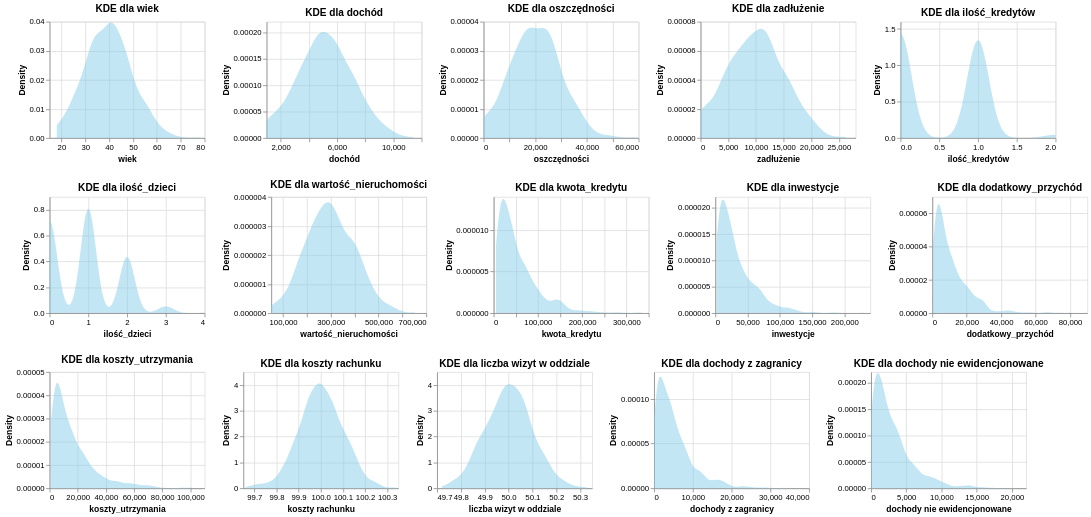
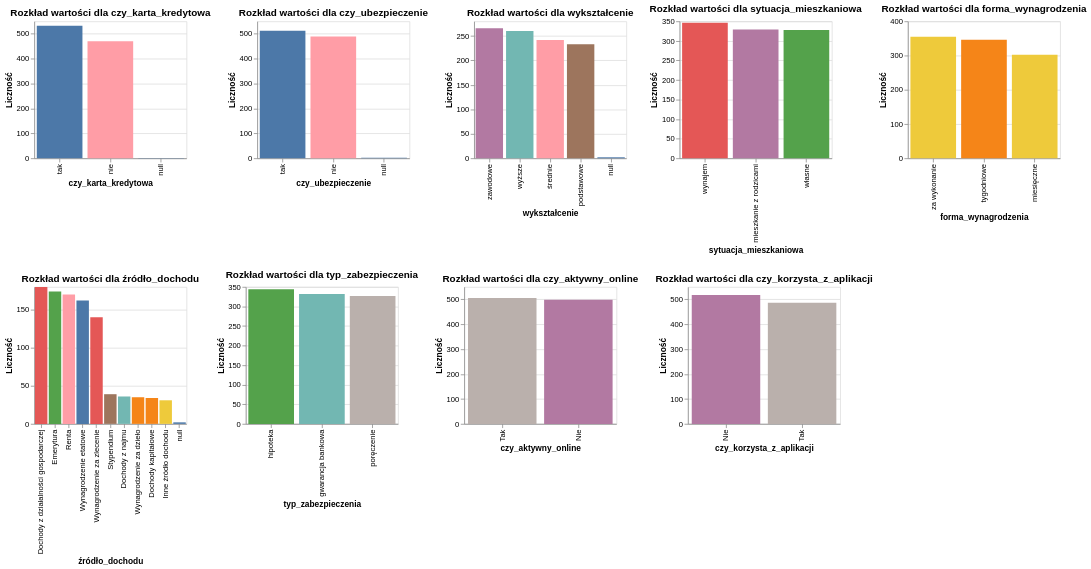

Notebook source saved alongside these figures, in order:
### Markdown cell above
### 2.1. Ocena rozkładów zmiennych

### Code cell
# Tworzenie wykresów Altair dla zmiennych liczbowych
altair_charts = []
for column in numeric_variables.columns:
    chart = alt.Chart(numeric_variables.reset_index()).transform_density(
        column,
        as_=[column, 'density']
    ).mark_area(opacity=0.5, color='skyblue').encode(
        x=alt.X(column, title=column),
        y=alt.Y('density:Q', title='Density')
    ).properties(
        title=f"KDE dla {column}",
        width=200,
        height=150
    )
    altair_charts.append(chart)

altair_display = alt.vconcat(
    *[alt.hconcat(*altair_charts[i:i+5]).resolve_scale(x='independent', y='independent') for i in range(0, len(altair_charts), 5)]
)




display(Markdown('**Wykres KDE zmiennych numerycznych do oceny skośności rozkładu:**'))
altair_display.display()


print()
# Wybór zmiennych z rozkładem skośnym
skewed_variables = numeric_variables.apply(lambda x: x.skew()).sort_values(ascending=False)
skewed_variables = skewed_variables[abs(skewed_variables) > 0.5]  # Przyjęcie progu skośności > 0.5
# Wyświetlenie zmiennych z rozkładem skośnym jako DataFrame
skewed_variables_df = skewed_variables.reset_index()
skewed_variables_df.columns = ['Variable', 'Skewness']
display(Markdown('**Zmienna z rozkładem skośnym jako DataFrame:**'))
display(skewed_variables_df)


display(Markdown('Zmienne te zostaną przekształcone do rozkładu normalnego w procesie preprosesingu:'))

display(Markdown('Rozkłd normalny jest wymagany w więkzoci algorytmów modeli klasyfikacyjnych:'))





# Tworzenie wykresów barowych dla zmiennych tekstowych
bar_charts = []
for column in non_numeric_variables.columns:
    chart = alt.Chart(non_numeric_variables).mark_bar().encode(
        x=alt.X(f"{column}:N", title=column, sort='-y'),
        y=alt.Y('count()', title='Liczność'),
        color=alt.Color(f"{column}:N", legend=None)
    ).properties(
        title=f"Rozkład wartości dla {column}",
        width=200,
        height=180
    )
    bar_charts.append(chart)

bar_display = alt.vconcat(
    *[alt.hconcat(*bar_charts[i:i+5]).resolve_scale(x='independent', y='independent') for i in range(0, len(bar_charts), 5)]
)
print()
print()
display(Markdown('**Wykresy zmiennych kategorialnych do oceny rozkładu:**'))
bar_display.display()

### Figure 1 — Vega-Lite specification as saved in the notebook (floating-point values rounded to 4 significant figures; data arrays with more than 128 entries replaced by an {"elided": "..."} marker saying what was removed)
{"config": {"view": {"continuousWidth": 300, "continuousHeight": 300}}, "vconcat": [{"hconcat": [{"data": {"name": "data-250225b86201973516c1e13634484288"}, "mark": {"type": "area", "color": "skyblue", "opacity": 0.5}, "encoding": {"x": {"field": "wiek", "title": "wiek", "type": "quantitative"}, "y": {"field": "density", "title": "Density", "type": "quantitative"}}, "height": 150, "title": "KDE dla wiek", "transform": [{"density": "wiek", "as": ["wiek", "density"]}], "width": 200}, {"data": {"name": "data-250225b86201973516c1e13634484288"}, "mark": {"type": "area", "color": "skyblue", "opacity": 0.5}, "encoding": {"x": {"field": "dochód", "title": "dochód", "type": "quantitative"}, "y": {"field": "density", "title": "Density", "type": "quantitative"}}, "height": 150, "title": "KDE dla dochód", "transform": [{"density": "dochód", "as": ["dochód", "density"]}], "width": 200}, {"data": {"name": "data-250225b86201973516c1e13634484288"}, "mark": {"type": "area", "color": "skyblue", "opacity": 0.5}, "encoding": {"x": {"field": "oszczędności", "title": "oszczędności", "type": "quantitative"}, "y": {"field": "density", "title": "Density", "type": "quantitative"}}, "height": 150, "title": "KDE dla oszczędności", "transform": [{"density": "oszczędności", "as": ["oszczędności", "density"]}], "width": 200}, {"data": {"name": "data-250225b86201973516c1e13634484288"}, "mark": {"type": "area", "color": "skyblue", "opacity": 0.5}, "encoding": {"x": {"field": "zadłużenie", "title": "zadłużenie", "type": "quantitative"}, "y": {"field": "density", "title": "Density", "type": "quantitative"}}, "height": 150, "title": "KDE dla zadłużenie", "transform": [{"density": "zadłużenie", "as": ["zadłużenie", "density"]}], "width": 200}, {"data": {"name": "data-250225b86201973516c1e13634484288"}, "mark": {"type": "area", "color": "skyblue", "opacity": 0.5}, "encoding": {"x": {"field": "ilość_kredytów", "title": "ilość_kredytów", "type": "quantitative"}, "y": {"field": "density", "title": "Density", "type": "quantitative"}}, "height": 150, "title": "KDE dla ilość_kredytów", "transform": [{"density": "ilość_kredytów", "as": ["ilość_kredytów", "density"]}], "width": 200}], "resolve": {"scale": {"x": "independent", "y": "independent"}}}, {"hconcat": [{"data": {"name": "data-250225b86201973516c1e13634484288"}, "mark": {"type": "area", "color": "skyblue", "opacity": 0.5}, "encoding": {"x": {"field": "ilość_dzieci", "title": "ilość_dzieci", "type": "quantitative"}, "y": {"field": "density", "title": "Density", "type": "quantitative"}}, "height": 150, "title": "KDE dla ilość_dzieci", "transform": [{"density": "ilość_dzieci", "as": ["ilość_dzieci", "density"]}], "width": 200}, {"data": {"name": "data-250225b86201973516c1e13634484288"}, "mark": {"type": "area", "color": "skyblue", "opacity": 0.5}, "encoding": {"x": {"field": "wartość_nieruchomości", "title": "wartość_nieruchomości", "type": "quantitative"}, "y": {"field": "density", "title": "Density", "type": "quantitative"}}, "height": 150, "title": "KDE dla wartość_nieruchomości", "transform": [{"density": "wartość_nieruchomości", "as": ["wartość_nieruchomości", "density"]}], "width": 200}, {"data": {"name": "data-250225b86201973516c1e13634484288"}, "mark": {"type": "area", "color": "skyblue", "opacity": 0.5}, "encoding": {"x": {"field": "kwota_kredytu", "title": "kwota_kredytu", "type": "quantitative"}, "y": {"field": "density", "title": "Density", "type": "quantitative"}}, "height": 150, "title": "KDE dla kwota_kredytu", "transform": [{"density": "kwota_kredytu", "as": ["kwota_kredytu", "density"]}], "width": 200}, {"data": {"name": "data-250225b86201973516c1e13634484288"}, "mark": {"type": "area", "color": "skyblue", "opacity": 0.5}, "encoding": {"x": {"field": "inwestycje", "title": "inwestycje", "type": "quantitative"}, "y": {"field": "density", "title": "Density", "type": "quantitative"}}, "height": 150, "title": "KDE dla inwestycje", "transform": [{"density": "inwestycje", "as": ["inwestycje", "density"]}], "width": 200}, {"data": {"name": "data-250225b86201973516c1e13634484288"}, "mark": {"type": "area", "color": "skyblue", "opacity": 0.5}, "encoding": {"x": {"field": "dodatkowy_przychód", "title": "dodatkowy_przychód", "type": "quantitative"}, "y": {"field": "density", "title": "Density", "type": "quantitative"}}, "height": 150, "title": "KDE dla dodatkowy_przychód", "transform": [{"density": "dodatkowy_przychód", "as": ["dodatkowy_przychód", "density"]}], "width": 200}], "resolve": {"scale": {"x": "independent", "y": "independent"}}}, {"hconcat": [{"data": {"name": "data-250225b86201973516c1e13634484288"}, "mark": {"type": "area", "color": "skyblue", "opacity": 0.5}, "encoding": {"x": {"field": "koszty_utrzymania", "title": "koszty_utrzymania", "type": "quantitative"}, "y": {"field": "density", "title": "Density", "type": "quantitative"}}, "height": 150, "title": "KDE dla koszty_utrzymania", "transform": [{"density": "koszty_utrzymania", "as": ["koszty_utrzymania", "density"]}], "width": 200}, {"data": {"name": "data-250225b86201973516c1e13634484288"}, "mark": {"type": "area", "color": "skyblue", "opacity": 0.5}, "encoding": {"x": {"field": "koszty rachunku", "title": "koszty rachunku", "type": "quantitative"}, "y": {"field": "density", "title": "Density", "type": "quantitative"}}, "height": 150, "title": "KDE dla koszty rachunku", "transform": [{"density": "koszty rachunku", "as": ["koszty rachunku", "density"]}], "width": 200}, {"data": {"name": "data-250225b86201973516c1e13634484288"}, "mark": {"type": "area", "color": "skyblue", "opacity": 0.5}, "encoding": {"x": {"field": "liczba wizyt w oddziale", "title": "liczba wizyt w oddziale", "type": "quantitative"}, "y": {"field": "density", "title": "Density", "type": "quantitative"}}, "height": 150, "title": "KDE dla liczba wizyt w oddziale", "transform": [{"density": "liczba wizyt w oddziale", "as": ["liczba wizyt w oddziale", "density"]}], "width": 200}, {"data": {"name": "data-250225b86201973516c1e13634484288"}, "mark": {"type": "area", "color": "skyblue", "opacity": 0.5}, "encoding": {"x": {"field": "dochody z zagranicy", "title": "dochody z zagranicy", "type": "quantitative"}, "y": {"field": "density", "title": "Density", "type": "quantitative"}}, "height": 150, "title": "KDE dla dochody z zagranicy", "transform": [{"density": "dochody z zagranicy", "as": ["dochody z zagranicy", "density"]}], "width": 200}, {"data": {"name": "data-250225b86201973516c1e13634484288"}, "mark": {"type": "area", "color": "skyblue", "opacity": 0.5}, "encoding": {"x": {"field": "dochody nie ewidencjonowane", "title": "dochody nie ewidencjonowane", "type": "quantitative"}, "y": {"field": "density", "title": "Density", "type": "quantitative"}}, "height": 150, "title": "KDE dla dochody nie ewidencjonowane", "transform": [{"density": "dochody nie ewidencjonowane", "as": ["dochody nie ewidencjonowane", "density"]}], "width": 200}], "resolve": {"scale": {"x": "independent", "y": "independent"}}}], "$schema": "https://vega.github.io/schema/vega-lite/v5.20.1.json", "datasets": {"data-250225b86201973516c1e13634484288": {"elided": "1003 records"}}}

### Figure 2 — Vega-Lite specification as saved in the notebook (floating-point values rounded to 4 significant figures; data arrays with more than 128 entries replaced by an {"elided": "..."} marker saying what was removed)
{"config": {"view": {"continuousWidth": 300, "continuousHeight": 300}}, "vconcat": [{"hconcat": [{"mark": {"type": "bar"}, "encoding": {"color": {"field": "czy_karta_kredytowa", "legend": null, "type": "nominal"}, "x": {"field": "czy_karta_kredytowa", "sort": "-y", "title": "czy_karta_kredytowa", "type": "nominal"}, "y": {"aggregate": "count", "title": "Liczność", "type": "quantitative"}}, "height": 180, "title": "Rozkład wartości dla czy_karta_kredytowa", "width": 200}, {"mark": {"type": "bar"}, "encoding": {"color": {"field": "czy_ubezpieczenie", "legend": null, "type": "nominal"}, "x": {"field": "czy_ubezpieczenie", "sort": "-y", "title": "czy_ubezpieczenie", "type": "nominal"}, "y": {"aggregate": "count", "title": "Liczność", "type": "quantitative"}}, "height": 180, "title": "Rozkład wartości dla czy_ubezpieczenie", "width": 200}, {"mark": {"type": "bar"}, "encoding": {"color": {"field": "wykształcenie", "legend": null, "type": "nominal"}, "x": {"field": "wykształcenie", "sort": "-y", "title": "wykształcenie", "type": "nominal"}, "y": {"aggregate": "count", "title": "Liczność", "type": "quantitative"}}, "height": 180, "title": "Rozkład wartości dla wykształcenie", "width": 200}, {"mark": {"type": "bar"}, "encoding": {"color": {"field": "sytuacja_mieszkaniowa", "legend": null, "type": "nominal"}, "x": {"field": "sytuacja_mieszkaniowa", "sort": "-y", "title": "sytuacja_mieszkaniowa", "type": "nominal"}, "y": {"aggregate": "count", "title": "Liczność", "type": "quantitative"}}, "height": 180, "title": "Rozkład wartości dla sytuacja_mieszkaniowa", "width": 200}, {"mark": {"type": "bar"}, "encoding": {"color": {"field": "forma_wynagrodzenia", "legend": null, "type": "nominal"}, "x": {"field": "forma_wynagrodzenia", "sort": "-y", "title": "forma_wynagrodzenia", "type": "nominal"}, "y": {"aggregate": "count", "title": "Liczność", "type": "quantitative"}}, "height": 180, "title": "Rozkład wartości dla forma_wynagrodzenia", "width": 200}], "resolve": {"scale": {"x": "independent", "y": "independent"}}}, {"hconcat": [{"mark": {"type": "bar"}, "encoding": {"color": {"field": "źródło_dochodu", "legend": null, "type": "nominal"}, "x": {"field": "źródło_dochodu", "sort": "-y", "title": "źródło_dochodu", "type": "nominal"}, "y": {"aggregate": "count", "title": "Liczność", "type": "quantitative"}}, "height": 180, "title": "Rozkład wartości dla źródło_dochodu", "width": 200}, {"mark": {"type": "bar"}, "encoding": {"color": {"field": "typ_zabezpieczenia", "legend": null, "type": "nominal"}, "x": {"field": "typ_zabezpieczenia", "sort": "-y", "title": "typ_zabezpieczenia", "type": "nominal"}, "y": {"aggregate": "count", "title": "Liczność", "type": "quantitative"}}, "height": 180, "title": "Rozkład wartości dla typ_zabezpieczenia", "width": 200}, {"mark": {"type": "bar"}, "encoding": {"color": {"field": "czy_aktywny_online", "legend": null, "type": "nominal"}, "x": {"field": "czy_aktywny_online", "sort": "-y", "title": "czy_aktywny_online", "type": "nominal"}, "y": {"aggregate": "count", "title": "Liczność", "type": "quantitative"}}, "height": 180, "title": "Rozkład wartości dla czy_aktywny_online", "width": 200}, {"mark": {"type": "bar"}, "encoding": {"color": {"field": "czy_korzysta_z_aplikacji", "legend": null, "type": "nominal"}, "x": {"field": "czy_korzysta_z_aplikacji", "sort": "-y", "title": "czy_korzysta_z_aplikacji", "type": "nominal"}, "y": {"aggregate": "count", "title": "Liczność", "type": "quantitative"}}, "height": 180, "title": "Rozkład wartości dla czy_korzysta_z_aplikacji", "width": 200}], "resolve": {"scale": {"x": "independent", "y": "independent"}}}], "data": {"name": "data-75ddb456a41197396958b6095f24f102"}, "$schema": "https://vega.github.io/schema/vega-lite/v5.20.1.json", "datasets": {"data-75ddb456a41197396958b6095f24f102": {"elided": "1003 records"}}}
